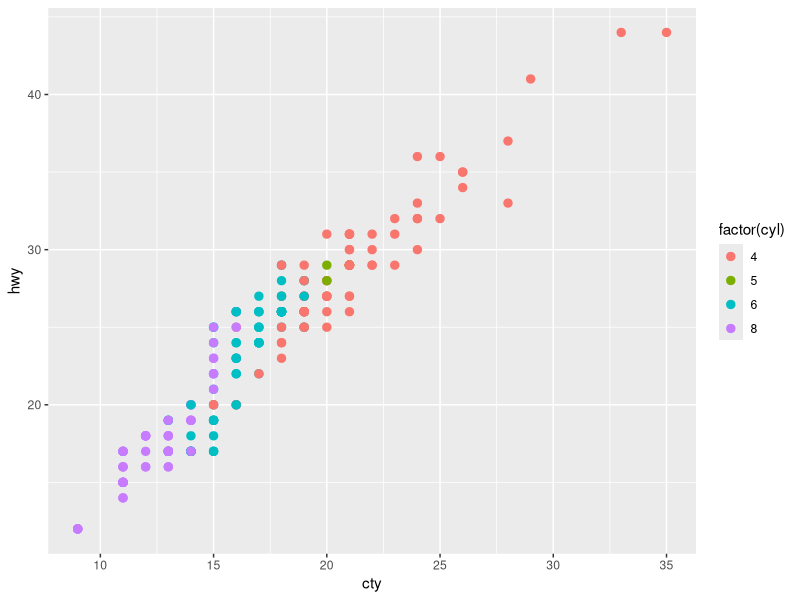
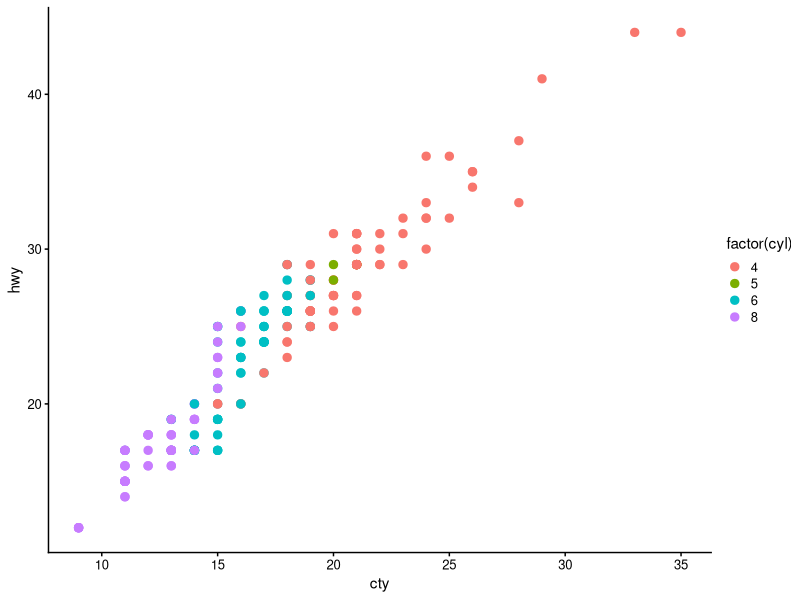
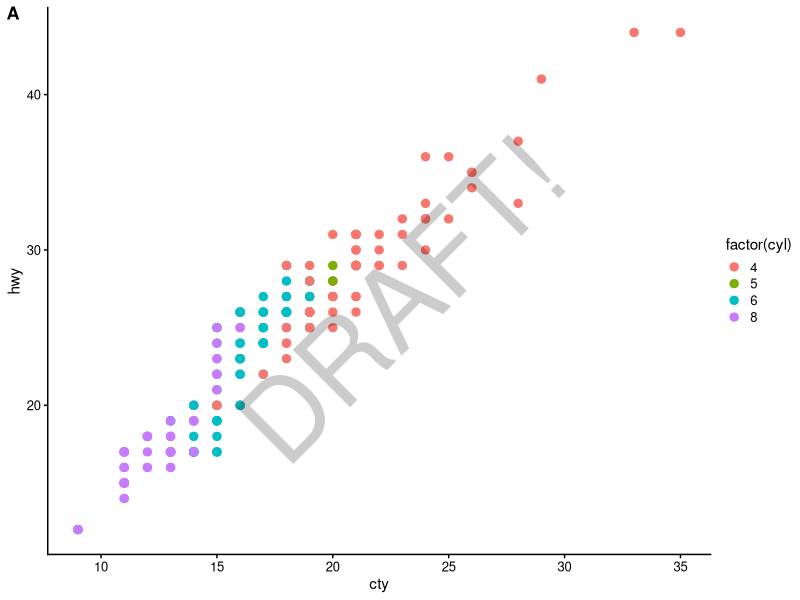
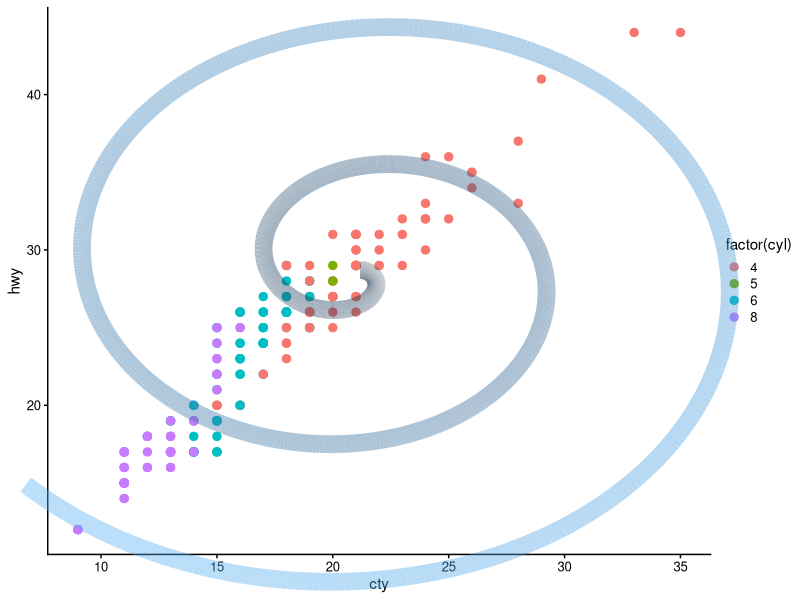
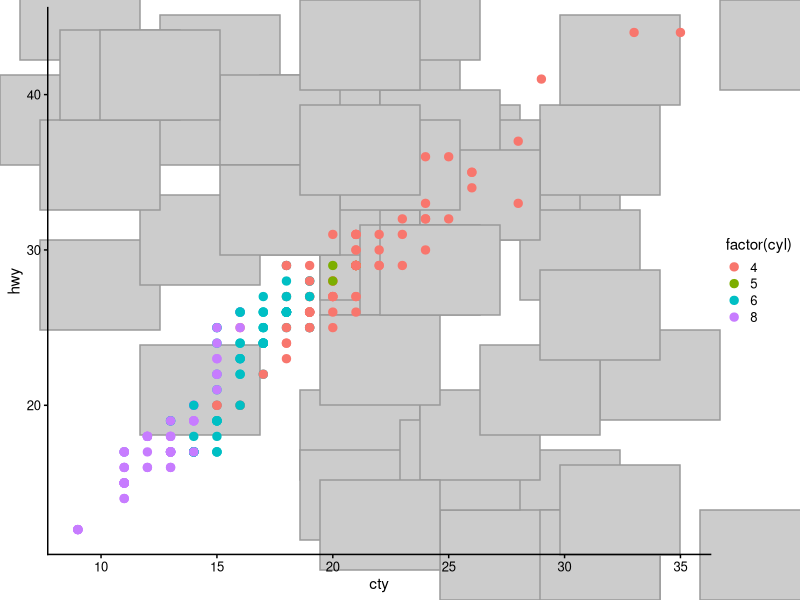
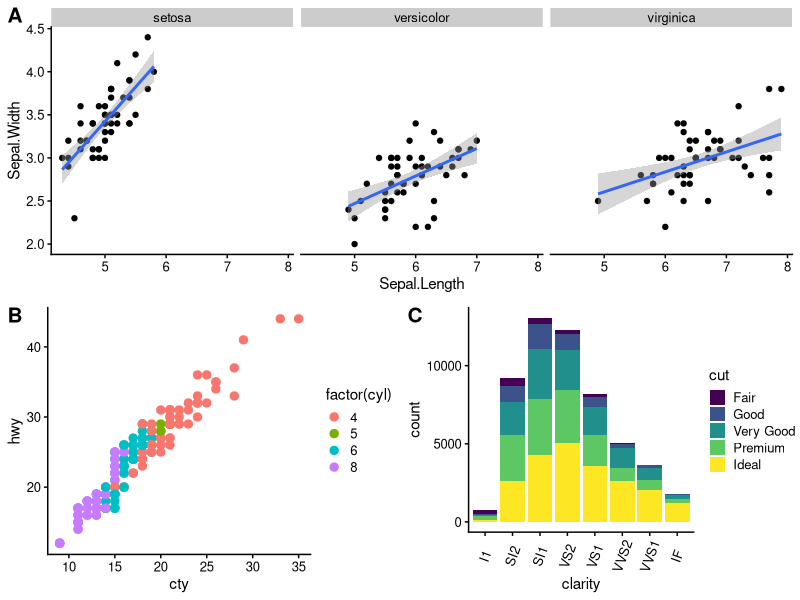

Write the R code that produced these figures, in order.
## ---- chunk 1
require(ggplot2)
## ---- chunk 2
ggplot(mpg, aes(x = cty, y = hwy, colour = factor(cyl))) + geom_point(size=2.5)
## ---- chunk 3
require(cowplot)
theme_set(theme_cowplot(font_size=11)) # default fontsize doesn't work well for online viewing
ggplot(mpg, aes(x = cty, y = hwy, colour = factor(cyl))) + geom_point(size=2.5)
## ---- chunk 4
plot.mpg <- ggplot(mpg, aes(x = cty, y = hwy, colour = factor(cyl))) + geom_point(size=2.5)
ggdraw(plot.mpg) + 
  draw_plot_label("A", size = 13) + 
  draw_text("DRAFT!", angle = 45, size = 80, alpha = .2)
## ---- chunk 5
t <- (0:1000)/1000
df <- data.frame(x = .45+.55*t*cos(t*15), y = .55-.55*t*sin(t*15), t)
ggdraw(plot.mpg) + 
  geom_path(data = df, aes(x = x, y = y, colour = t), size = 6, alpha = .4)
## ---- chunk 6
df <- data.frame(
  x = sample((0:36)/40, 50, replace = TRUE),
  y = sample((0:36)/40, 50, replace = TRUE)
)
ggdraw() + 
  geom_rect(data = df, aes(xmin = x, xmax = x + .15, ymin = y, ymax = y + .15),
            colour = "gray60", fill = "gray80") +
  draw_plot(plot.mpg)
## ---- chunk 7
plot.iris <- ggplot(iris, aes(Sepal.Length, Sepal.Width)) + 
  geom_point() + facet_grid(. ~ Species) + stat_smooth(method = "lm")
plot.diamonds <- ggplot(diamonds, aes(clarity, fill = cut)) + geom_bar() +
  theme(axis.text.x = element_text(angle=70, vjust=0.5))
ggdraw() +
  draw_plot(plot.iris, 0, .5, 1, .5) +
  draw_plot(plot.mpg, 0, 0, .5, .5) +
  draw_plot(plot.diamonds, .5, 0, .5, .5) +
  draw_plot_label(c("A", "B", "C"), c(0, 0, 0.5), c(1, 0.5, 0.5), size = 15)
